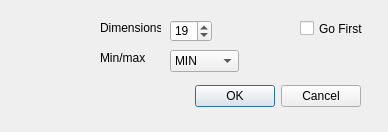
<?xml version="1.0" encoding="UTF-8"?>
<ui version="4.0">
 <class>Dialog</class>
 <widget class="QDialog" name="Dialog">
  <property name="geometry">
   <rect>
    <x>0</x>
    <y>0</y>
    <width>388</width>
    <height>132</height>
   </rect>
  </property>
  <property name="windowTitle">
   <string>Dialog</string>
  </property>
  <widget class="QWidget" name="layoutWidget">
   <property name="geometry">
    <rect>
     <x>10</x>
     <y>80</y>
     <width>351</width>
     <height>33</height>
    </rect>
   </property>
   <layout class="QHBoxLayout">
    <property name="spacing">
     <number>6</number>
    </property>
    <property name="leftMargin">
     <number>0</number>
    </property>
    <property name="topMargin">
     <number>0</number>
    </property>
    <property name="rightMargin">
     <number>0</number>
    </property>
    <property name="bottomMargin">
     <number>0</number>
    </property>
    <item>
     <spacer>
      <property name="orientation">
       <enum>Qt::Horizontal</enum>
      </property>
      <property name="sizeHint" stdset="0">
       <size>
        <width>131</width>
        <height>31</height>
       </size>
      </property>
     </spacer>
    </item>
    <item>
     <widget class="QPushButton" name="okButton">
      <property name="text">
       <string>OK</string>
      </property>
     </widget>
    </item>
    <item>
     <widget class="QPushButton" name="cancelButton">
      <property name="text">
       <string>Cancel</string>
      </property>
     </widget>
    </item>
   </layout>
  </widget>
  <widget class="QSpinBox" name="dimensionsBox">
   <property name="geometry">
    <rect>
     <x>170</x>
     <y>20</y>
     <width>42</width>
     <height>22</height>
    </rect>
   </property>
   <property name="minimum">
    <number>3</number>
   </property>
   <property name="value">
    <number>19</number>
   </property>
  </widget>
  <widget class="QLabel" name="label">
   <property name="geometry">
    <rect>
     <x>100</x>
     <y>20</y>
     <width>61</width>
     <height>16</height>
    </rect>
   </property>
   <property name="text">
    <string>Dimensions</string>
   </property>
  </widget>
  <widget class="QComboBox" name="minMaxBox">
   <property name="geometry">
    <rect>
     <x>170</x>
     <y>50</y>
     <width>69</width>
     <height>22</height>
    </rect>
   </property>
   <item>
    <property name="text">
     <string>MIN</string>
    </property>
   </item>
   <item>
    <property name="text">
     <string>MAX</string>
    </property>
   </item>
  </widget>
  <widget class="QLabel" name="label_2">
   <property name="geometry">
    <rect>
     <x>100</x>
     <y>50</y>
     <width>61</width>
     <height>16</height>
    </rect>
   </property>
   <property name="text">
    <string>Min/max</string>
   </property>
  </widget>
  <widget class="QCheckBox" name="goFirstBox">
   <property name="geometry">
    <rect>
     <x>300</x>
     <y>20</y>
     <width>70</width>
     <height>17</height>
    </rect>
   </property>
   <property name="text">
    <string>Go First</string>
   </property>
  </widget>
 </widget>
 <resources/>
 <connections/>
</ui>
